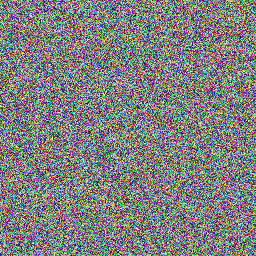
#> input picture dataset/stego/image_0.png, 256 x 256 px; its folder holds 4 pictures in this run
$ python feature_extraction.py
#> lines starting #> are read from the running program, lines starting #| are printed output that depends on the picture
import cv2
import numpy as np
import glob
from sklearn.model_selection import train_test_split

def load_images(folder):
    images = []
    labels = []

    for img_path in glob.glob(f"{folder}/*.png"):
        img = cv2.imread(img_path, cv2.IMREAD_GRAYSCALE)  # تحويل الصورة إلى رمادي
        img = cv2.resize(img, (128, 128))  # تصغير الصورة لحجم موحد
        images.append(img.flatten())  # تحويل الصورة إلى مصفوفة رقمية
        labels.append(1 if "stego" in folder else 0)  # 1 = صورة مخفية، 0 = صورة نظيفة

    return np.array(images), np.array(labels)

# تحميل البيانات من المجلدات
X_clean, y_clean = load_images("dataset/clean")
X_stego, y_stego = load_images("dataset/stego")
#> call 2 of load_images, with folder = 'dataset/stego'
#> in load_images (call 2), `img = cv2.imread(img_path, cv2.IMREAD_GRAYSCALE)`:
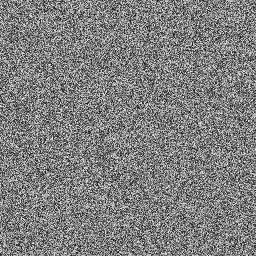
#> img: shape (256, 256); min 1, max 254, mean 127
#> in load_images (call 2), `img = cv2.resize(img, (128, 128))`:
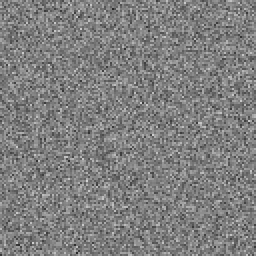
#> img: shape (128, 128) (shown 2 times larger); min 38, max 211, mean 127.2
#> pass 2 of the loop in load_images, `for img_path in glob.glob(f"{folder}/*.png"):`:
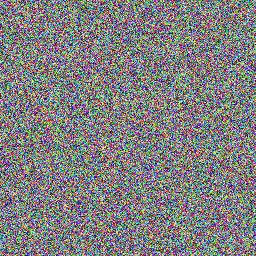
#> input picture dataset/stego/image_1.png, 256 x 256 px
#> in load_images (call 2), `img = cv2.imread(img_path, cv2.IMREAD_GRAYSCALE)`:
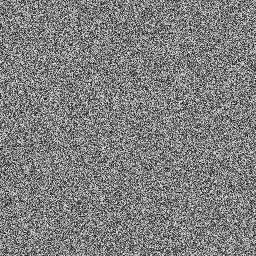
#> img: shape (256, 256); min 2, max 252, mean 127.1
#> in load_images (call 2), `img = cv2.resize(img, (128, 128))`:
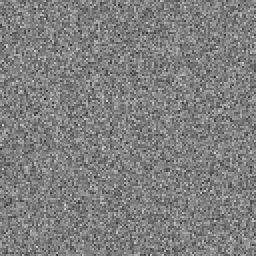
#> img: shape (128, 128) (shown 2 times larger); min 31, max 210, mean 127.2
#> pass 3 of the loop in load_images, `for img_path in glob.glob(f"{folder}/*.png"):`:
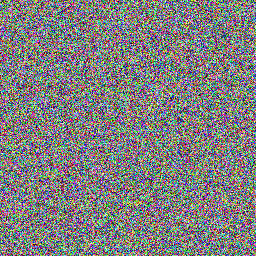
#> input picture dataset/stego/image_10.png, 256 x 256 px
#> in load_images (call 2), `img = cv2.imread(img_path, cv2.IMREAD_GRAYSCALE)`:
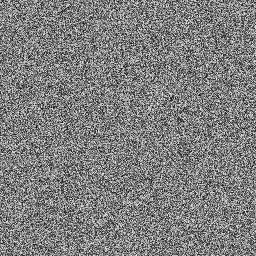
#> img: shape (256, 256); min 0, max 252, mean 126.8
#> in load_images (call 2), `img = cv2.resize(img, (128, 128))`:
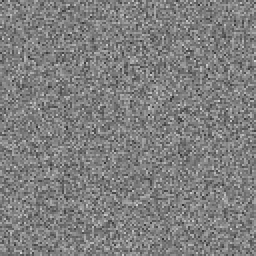
#> img: shape (128, 128) (shown 2 times larger); min 44, max 212, mean 126.9
#> the loop made 4 passes; the first 3 are shown

# دمج البيانات
#> (the run stopped early here; a loop or call above may not have finished)
